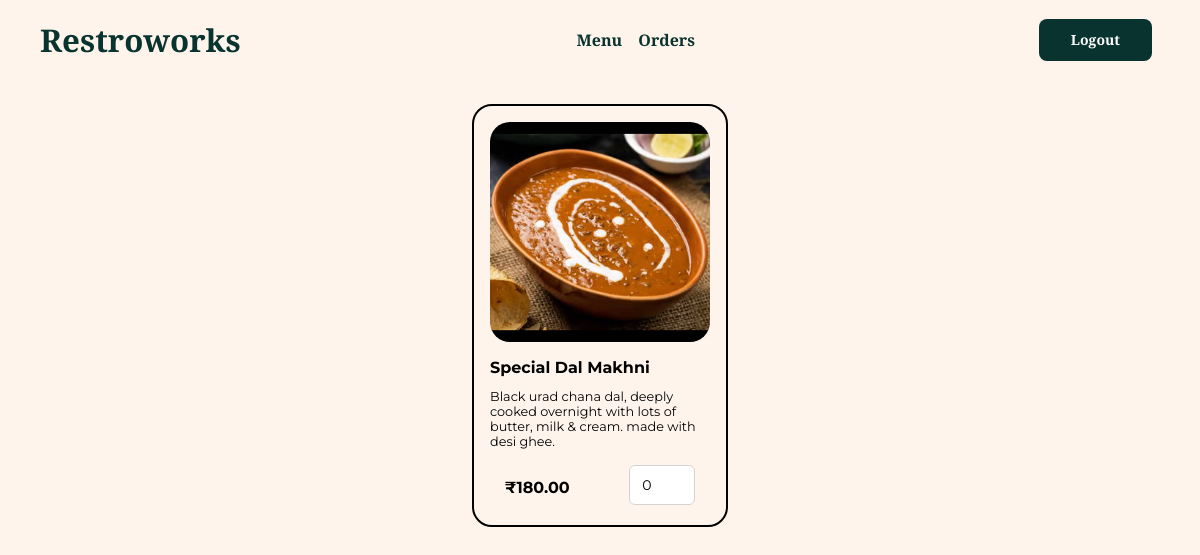
Screenshot of /menu/view/6/ (signed in) with the database file from the repository.
### menu/models.py (models this page shows, shortened)
class MenuItem(models.Model):
    name = models.CharField(max_length=100)
    description = models.TextField(max_length=500)
    image = models.ImageField(
        upload_to="menu/menu_items/",
        validators=[validate_image],
        help_text="Please upload an image with equal height and width.",
        null=True,
        blank=True,
        default="menu/default.png",
    )
    rating = models.FloatField(default=0.0, blank=True)
    price = models.DecimalField(max_digits=10, decimal_places=2)
    created_at = models.DateTimeField(auto_now_add=True)
    updated_at = models.DateTimeField(auto_now=True)  # to track item changes

### menu/views.py (the view)
class MenuItemDetailView(DetailView):
    model = MenuItem
    template_name = "menuitem.html"
    context_object_name = "item"

### menu/templates/menuitem.html (shortened to what this page needs)
{% extends "base.html" %}
{% load static %}
{% block content %}
<div class="grid-content">
    {% include "components/product_card.html" with item=item%}
</div>
{% endblock content %}

### templates/components/product_card.html (shortened to what this page needs)
<div class="product-card">
    {% if item.image %}
    <div class="product-image">
        <img src="{{ item.image.url }}" alt="{{ item.name }}">
    </div>
    {% endif %}
    <div class="product-title"><strong>{{ item.name }}</strong></div>
    <div class="product-desc"><small>{{ item.description }}</small></div>
    <div class="product-info">
        <div class="product-price"><strong>₹{{ item.price }}</strong></div>
        {% if user.is_staff %}
        <a href="/menu/update/{{ item.id }}">Edit</a>
        {% else %}
        <input type="number" name="{{ item.id }}" class="input-field step" id="{{ item.id }}" value="0" min="0" />
        {% endif %}
    </div>
</div>

### static/css/styles.css (style rules this page uses)
* { margin: 0; padding: 0; box-sizing: border-box; }
:root { --text: #09332e; --background: #fff4eb; --primary: #09332e; --secondary: #331702; --accent: #167a6d; --secondary-accent: #7d3804; }
body { font-family: "Montserrat"; font-weight: 400; background-color: var(--background); }
html { font-size: 100%; }
small { font-size: 0.8rem; }
.input-field { height: 2.5rem; font-size: 0.875rem; margin-bottom: 4px; font-weight: 400; font-family: "Montserrat"; border-radius: 6px; padding-inline: 12px; border-width: 1px; border-style: solid; border-color: lightgray; cursor: text; outline-width: 0; }
.grid-content { display: flex; flex-wrap: wrap; }
.product-card { border: 2px solid black; width: 16rem; border-radius: 1.25rem; align-items: center; margin: 0.5rem; padding: 1rem; }
.product-image { display: flex; align-items: center; justify-content: center; margin-bottom: 1rem; }
.product-image img { width: 100%; border-radius: 1.25rem; }
.product-title { margin-bottom: 0.75rem; }
.product-desc { margin-bottom: 1rem; display: flex; }
.product-info { display: flex; align-items: center; justify-content: space-around; margin-top: auto; }
.step { max-width: 30%; height: 2.5rem; font-size: 0.875rem; margin-bottom: 4px; font-weight: 400; font-family: "Montserrat"; border-radius: 6px; padding-inline: 12px; border-width: 1px; border-style: solid; border-color: lightgray; cursor: text; outline-width: 0; }

### rows the page displays
MenuItem: image (picture), name "Special Dal Makhni", description "Black urad chana dal, deeply cooked overnight with lots of butter, milk & cream. made with desi ghee.", price "180.00"

### other values shown
{{ title }} "Restroworks"
{{ button_text }} "Logout"
